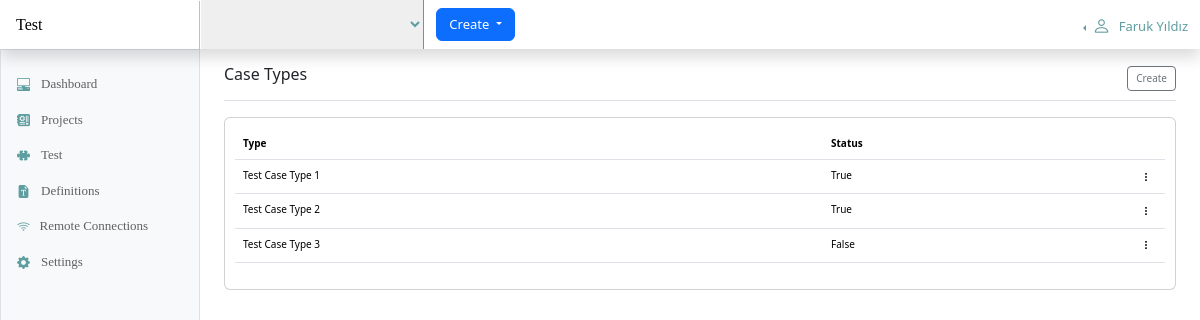
Page /definition/test_control/case/type/ on the committed database.
### definition/test_control/case/type/models.py (models this page shows)
class Type(models.Model):
    type = models.CharField(max_length=150)
    status = models.BooleanField(default=True)
    created_by = models.IntegerField(default=0)
    updated_by = models.IntegerField(default=0)
    created_at = models.DateTimeField(auto_now_add=True)
    updated_at = models.DateTimeField(auto_now=True)

### definition/test_control/case/type/views.py (the view)
# urls.py: path('', views.index, name='index'),
def index(request):
    types = Type.objects.all()
    data = {"types": types}
    return render(request, INDEX_HTML, data)

### templates/definition/test_control/case/type/index.html (shortened to what this page needs)
{% extends 'layout.html' %}
{% load static %}
{% block container_title %}Case Types{% endblock %}
{% block toolbar %}
    <a type="button" class="btn btn-outline-secondary btn-sm" style="font-size: x-small;" href="/definition/test_control/case/type/create">Create</a>
{% endblock %}
{% block content %}
<div class="row">
    <div class="col-md-12">
       <div class="table-responsive card" style="padding: 10px; font-size: x-small">
            <table class="table table-hover">
                <thead>
                    <th>Type</th>
                    <th>Status</th>
                    <th style="width: 40px;"></th>
                </thead>
                <tbody>
                    {% for type in types %}
                    <tr>
                        <td>{{ type.type }}</td>
                        <td>{{ type.status }}</td>
                        <td>
                            <div class="dropdown" style="float: right; font-size: x-small">
                                <a role="button" data-bs-toggle="dropdown" aria-expanded="false">
                                    <i class="bi bi-three-dots-vertical"></i>
                                </a>
                            </div>
                        </td>
                    </tr>
                    {% endfor %}
                </tbody>
            </table>
       </div>
    </div>
</div>
{% endblock %}

### static/css/dashboard.css (style rules this page uses)
.bi { display: inline-block; width: 1rem; height: 1rem; }

### templates/layout.html (style rules this page uses)
html, body { height: 100%; margin: 0px; padding: 0px; }
.bi { vertical-align: -.125em; fill: currentColor; }

### rows in the picture
Type: type "Test Case Type 1", status "True"
Type: type "Test Case Type 2", status "True"
Type: type "Test Case Type 3", status "False"
